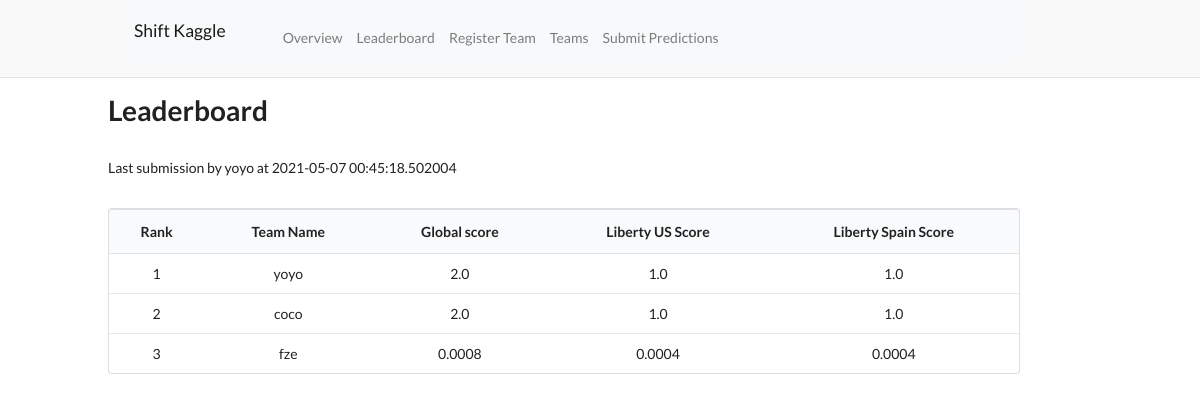
The page /leaderboard on the database as committed earlier.
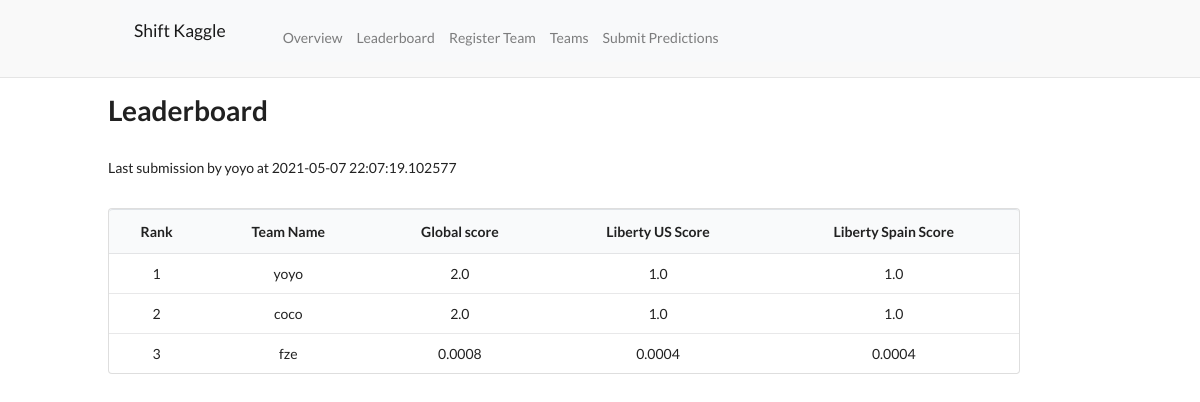
The same page on the database as committed later.
### app/models.py (models this page shows, shortened)
class Team(db.Model):
    id = db.Column(db.Integer, primary_key=True)
    name = db.Column(db.String(200), index=True, unique=True)
    members = db.relationship('Member', backref='team', lazy=True)
    predictions = db.relationship('Prediction', backref='team', lazy=True)
    def get_team_best_prediction(self):
        predictions = self.predictions
        best_score = 0
        best_prediction = None
        for prediction in predictions:
            score = prediction.score_LibertySpain + prediction.score_LibertyUs
            if score > best_score:
                best_score = score
                best_prediction = prediction
        return best_prediction, best_score

class Prediction(db.Model):
    id = db.Column(db.Integer, primary_key=True)
    team_id = db.Column(db.Integer, db.ForeignKey('team.id'), index=True)
    file_name_LibertyUs = db.Column(db.String(200))
    file_name_LibertySpain = db.Column(db.String(200))
    score_LibertyUs = db.Column(db.Float(10))
    score_LibertySpain = db.Column(db.Float(10))
    timestamp = db.Column(db.DateTime, default=datetime.utcnow)

### app/routes.py (the view)
@app.route('/leaderboard')
def leaderboard():
    teams = Team.query.all()
    teams_with_best_prediction_and_best_score = {}
    for team in teams:
        best_team_prediction, best_team_score = team.get_team_best_prediction()
        if best_team_prediction is not None:
            teams_with_best_prediction_and_best_score[team.id] = {'prediction': best_team_prediction,
                                                                  'score': best_team_score,
                                                                  'team': team}
    teams_with_best_score_sorted = dict(sorted(teams_with_best_prediction_and_best_score.items(),
                                               key=lambda item: item[1]['score'],
                                               reverse=True))
    last_prediction = get_last_prediction()
    last_prediction_team_name = last_prediction[0].team.name
    last_prediction_timestamp = last_prediction[0].timestamp
    return render_template('leaderboard.html', title='Leaderboard',
                           teams_with_best_score_sorted=teams_with_best_score_sorted,
                           last_prediction_team_name=last_prediction_team_name,
                           last_prediction_timestamp=last_prediction_timestamp,
                           counter=Counter())

### app/counter.py (called while the page is built)
    def increment(self):
        self.count += 1
        return ''

### app/models.py (called while the page is built)
def get_last_prediction():
    return Prediction.query.join(Team, Team.id == Prediction.team_id) \
        .order_by(Prediction.timestamp.desc()) \
        .limit(1).all()

### app/templates/leaderboard.html (shortened to what this page needs)
{% extends "base.html" %}
{% block content %}
    <h1 style="margin-bottom:30px">Leaderboard</h1>
    <p style="margin-bottom:30px">Last submission by {{ last_prediction_team_name }} at {{ last_prediction_timestamp }}</p>
    <table style="width:100%" class="ui single line table">
        <thead>
            <tr>
                <th style="text-align:center">Rank</th>
                <th style="text-align:center">Team Name</th>
                <th style="text-align:center">Global score</th>
                <th style="text-align:center">Liberty US Score</th>
                <th style="text-align:center">Liberty Spain Score</th>
            </tr>
        <thead>
        <tbody>
        {% for _, t in teams_with_best_score_sorted.items() %}
             <tr>
                <td style="text-align:center">{{ counter.count }}</td>
                <td style="text-align:center">{{ t.team.name }}</td>
                <td style="text-align:center">{{ t.score }}</td>
                <td style="text-align:center">{{ t.prediction.score_LibertyUs }}</td>
                <td style="text-align:center">{{ t.prediction.score_LibertySpain }}</td>
            </tr>
        {% endfor %}
    </table>
{% endblock %}

### app/templates/base.html (shortened to what this page needs)
<html>
<head>
    <link
            rel="stylesheet"
            href="https://cdn.jsdelivr.net/npm/bootstrap@4.5.3/dist/css/bootstrap.min.css"
    />
    <link
            href="https://cdnjs.cloudflare.com/ajax/libs/semantic-ui/2.4.1/semantic.min.css"
            rel="stylesheet"
    />
        <link
      rel="stylesheet"
      type="text/css"
      href="{{url_for('static', filename='semantic-UI/semantic.min.css')}}"
    />
</head>
<body>
<div style="background-color:#F9F9F9;padding-bottom:15px;">
    <nav class="navbar navbar-expand-lg navbar-light bg-light"
        style="margin-left:10%;margin-right:15%">
        <a class="navbar-brand" href="{{ url_for('overview') }}" style="margin-right:50px">Shift Kaggle</a>
        <div class="collapse navbar-collapse" id="navbarSupportedContent">
            <ul class="navbar-nav mr-auto" style="margin-top:revert">
                <li class="nav-item">
                    <a class="nav-link" href="{{ url_for('overview') }}">Overview</a>
                </li>
                <li class="nav-item">
                    <a class="nav-link" href="{{ url_for('leaderboard') }}">Leaderboard</a>
                </li>
                <li class="nav-item">
                    <a class="nav-link" href="{{ url_for('register_team') }}">Register Team</a>
                </li>
                <li class="nav-item">
                    <a class="nav-link" href="{{ url_for('teams') }}">Teams</a>
                </li>
                <li class="nav-item">
                    <a class="nav-link" href="{{ url_for('submit_prediction') }}">Submit Predictions</a>
                </li>
            </ul>
        </div>
    </nav>
</div>
<hr style="margin-top:0px">
<div style="margin-left:5%;margin-right:15%">
    <div style="margin-left:5%">
        {% block content %}{% endblock %}
    </div>
</div>
</body>
</html>

Rows that differ between the two databases and show on the page:
no longer on this page (row unchanged): Prediction: timestamp "2021-05-07 00:45:18.502004"
added Prediction: timestamp "2021-05-07 22:07:19.102577"
